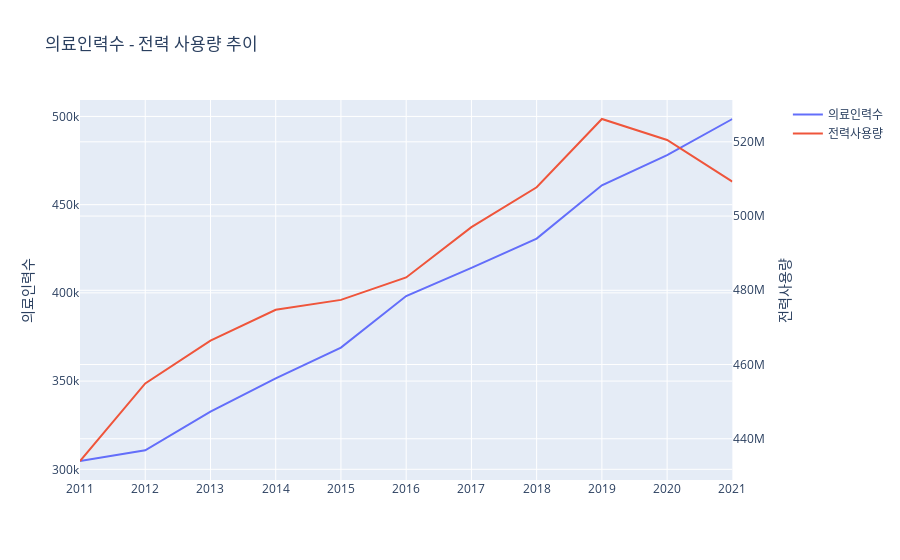

Source (notebook cell):
### Code cell
fig = make_subplots(specs=[[{"secondary_y": True}]])
fig.add_trace(go.Scatter(x=df['연도'], y=df['의료인력수'], mode='lines', name='의료인력수'), secondary_y=False)
fig.add_trace(go.Scatter(x=df['연도'], y=df['사용량'], mode='lines', name='전력사용량'), secondary_y=True)

fig.update_xaxes(tickmode='linear', dtick=1)
fig.update_yaxes(title_text="의료인력수", secondary_y=False)
fig.update_yaxes(title_text="전력사용량", secondary_y=True)

fig.update_layout(title='의료인력수 - 전력 사용량 추이')
fig.show()

### Figure 1 — Plotly figure (JSON) as saved in the notebook; plotly's stock layout.template omitted (floating-point values rounded to 4 significant figures)
{"data": [{"mode": "lines", "name": "의료인력수", "type": "scatter", "x": [2011, 2012, 2013, 2014, 2015, 2016, 2017, 2018, 2019, 2020, 2021], "xaxis": "x", "y": [304705, 310764, 332660, 351550, 368954, 398223, 414196, 430795, 460995, 478086, 498552], "yaxis": "y"}, {"mode": "lines", "name": "전력사용량", "type": "scatter", "x": [2011, 2012, 2013, 2014, 2015, 2016, 2017, 2018, 2019, 2020, 2021], "xaxis": "x", "y": [434008443, 454911298, 466414591, 474745172, 477413591, 483464269, 497018424, 507746229, 526147413, 520494948, 509267861], "yaxis": "y2"}], "layout": {"autosize": true, "title": {"text": "의료인력수 - 전력 사용량 추이"}, "xaxis": {"anchor": "y", "autorange": true, "domain": [0, 0.94], "dtick": 1, "range": [2011, 2021], "tickmode": "linear", "type": "linear"}, "yaxis": {"anchor": "x", "autorange": true, "domain": [0, 1], "range": [293900.0, 509300.0], "title": {"text": "의료인력수"}, "type": "linear"}, "yaxis2": {"anchor": "x", "autorange": true, "overlaying": "y", "range": [428900000.0, 531300000.0], "side": "right", "title": {"text": "전력사용량"}, "type": "linear"}}}
